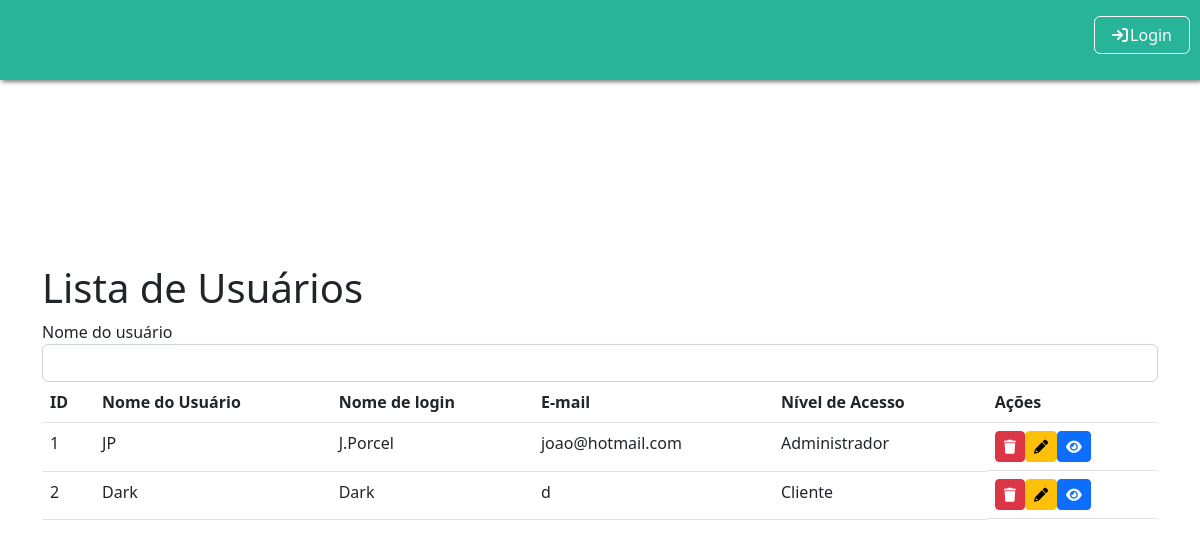
/Tela_Listar_Usuarios.php, run on an earlier commit of the app's database.
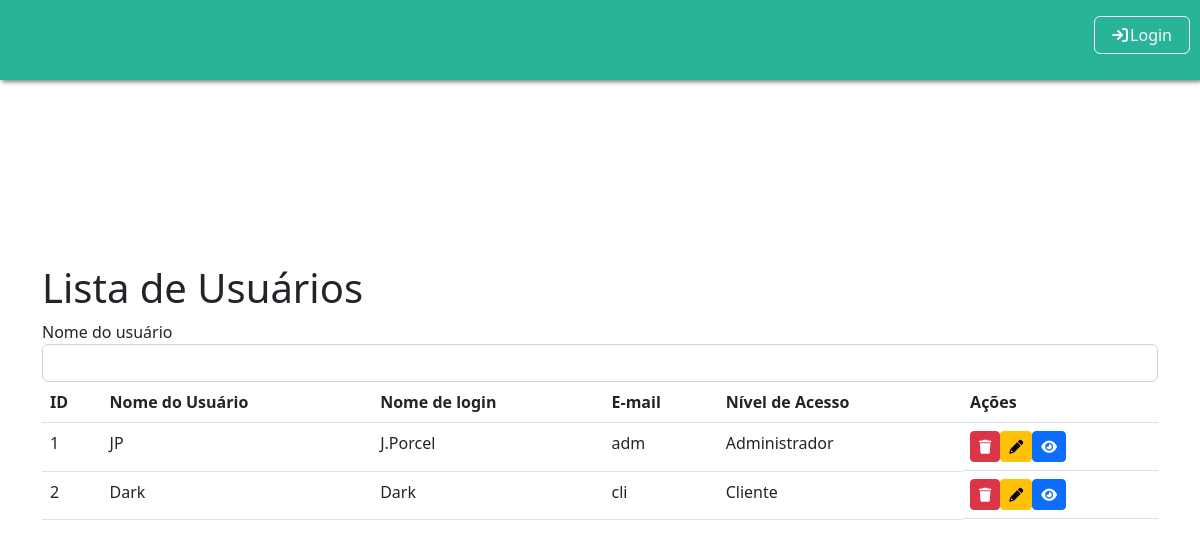
And on a later commit of the database.
### tables this page shows
CREATE TABLE IF NOT EXISTS usuarios (
  idusuario INT NOT NULL AUTO_INCREMENT,
  nome_usuario VARCHAR(45) NOT NULL,
  nome_login VARCHAR(45) NOT NULL,
  email VARCHAR(45) NOT NULL,
  senha VARCHAR(100) NOT NULL,
  nivel_acesso INT NOT NULL,
  PRIMARY KEY (idusuario));

### controllers/controller_usuario.php (the view, shortened to what this page needs)
<?php
function listarUsuarios() {
    $conexao = conectarBanco();
    if ($_SERVER['REQUEST_METHOD'] === 'POST') {
        $nome_usuario = $_POST['nome_usuario'];
        $sql = "SELECT * FROM usuarios WHERE 1 = 1";
        if (!empty($nome_usuario)) {
            $sql .= " AND nome_usuario LIKE '%$nome_usuario%'";
        }
        $result = $conexao->query($sql);
    } else {
        $sql = 'SELECT * FROM usuarios';
        $result = $conexao->query($sql);
    }
    if ($result->num_rows >= 0) {
        while ($row = $result->fetch_assoc()) {
            echo '<tr id="row-' . $row['idusuario'] . '">';
            echo '<td>' . $row['idusuario'] . '</td>';
            echo '<td>' . $row['nome_usuario'] . '</td>';
            echo '<td>' . $row['nome_login'] . '</td>';
            echo '<td>' . $row['email'] . '</td>';
            if ($row['nivel_acesso'] == 1) {
                echo '<td>Administrador</td>';
            } else {
                echo '<td>Cliente</td>';
            }
            echo '<td style="display: flex">';
            if ($row['idusuario'] != $_SESSION['idusuario']) {
                echo '<button name="btn-excluir" type="button" class="btn btn-danger btn-sm" onclick="excluirUsuario(' . $row['idusuario'] . ')">';
                echo '<i class="fas fa-trash"></i>';
                echo '</button>';
            } else {
                echo '<button name="btn-excluir" type="button" class="btn btn-disabled btn-sm">';
                echo '<i class="fas fa-trash"></i>';
                echo '</button>';
            }
            echo '<button type="button" class="btn btn-warning btn-sm" onclick="">';
            echo '<i class="fas fa-pencil"></i>';
            echo '</button>';
            echo '<button type="button" class="btn btn-primary btn-sm" onclick="">';
            echo '<i class="fas fa-eye"></i>';
            echo '</button>';
            echo '</td>';
            echo '</tr>';
        }
    } else {
        echo '<tr><td colspan="7">Nenhum dado encontrado.</td></tr>';
    }
}
?>

### Tela_Listar_Usuarios.php (shortened to what this page needs)
<!DOCTYPE html>
<?php
require '../portalEMA/functions/geral.php';
?>
<html>
    <head>
        <link rel="stylesheet" type="text/css" href="../portalEMA/css/style.css">
        <link rel="stylesheet" href="https://unpkg.com/leaflet@1.7.1/dist/leaflet.css" />
        <link rel="stylesheet" href="https://cdnjs.cloudflare.com/ajax/libs/font-awesome/6.0.0-beta3/css/all.min.css">
        <link rel="stylesheet" type="text/css" href="https://cdn.jsdelivr.net/npm/bootstrap@5.2.3/dist/css/bootstrap.min.css">
    </head>
    <body>
        <?php
        menu();
        ?>
        <div class="container">
            <h1>Lista de Usuários</h1>
            <form method="POST" action="">
                <div>
                    <label for="nome_usuario">Nome do usuário</label>
                    <input type="text" name="nome_usuario" class="form-control">
                </div>
            </form>
            <div class="table-responsive">
                <table class="table">
                    <thead>
                        <tr>
                            <th>ID</th>
                            <th>Nome do Usuário</th>
                            <th>Nome de login</th>
                            <th>E-mail</th>
                            <th>Nível de Acesso</th>
                            <th>Ações</th>
                        </tr>
                    </thead>
                    <tbody>
                        <?php
                        require '../portalEMA/controllers/controller_usuario.php';
                        listarUsuarios();
                        ?>
                    </tbody>
                </table>
            </div>
        </div>
    </body>
</html>

### functions/geral.php (shortened to what this page needs)
<?php
function menu() {
    if (estalogado()) {
        echo '<nav class="navbar navbar-expand-lg">
            <a class="navbar-brand" style="margin-left: 2%" href="../portalEMA/Tela_Principal.php">Bem vindo, ' . $_SESSION['nome_login'] . '!</a>
            <button class="navbar-toggler" type="button" data-toggle="collapse" data-target="#navbarSupportedContent" aria-controls="navbarSupportedContent" aria-expanded="false" aria-label="Toggle navigation">
                <span class="navbar-toggler-icon"></span>
            </button>
            <div class="collapse navbar-collapse" id="navbarSupportedContent">
                <ul class="navbar-nav mr-auto">';
                if($_SESSION['nivel_acesso'] == "1" ){
                    echo'<li class="nav-item dropdown">
                        <a class="nav-link dropdown-toggle" id="navbarDropdown" role="button" data-bs-toggle="dropdown" aria-haspopup="true" aria-expanded="false">
                            Usuários
                        </a>
                        <div class="dropdown-menu" aria-labelledby="navbarDropdown">
                            <a class="dropdown-item" href="../portalEMA/Tela_Cadastro_Usuario.php">Cadastrar Usuário</a>
                            <div class="dropdown-divider"></div>
                            <a class="dropdown-item" href="../portalEMA/Tela_Listar_Usuarios.php">Listar Usuários</a>
                        </div>
                    </li>';
                }
                echo'    <li class="nav-item dropdown">
                        <a class="nav-link dropdown-toggle" id="navbarDropdown" role="button" data-bs-toggle="dropdown" aria-haspopup="true" aria-expanded="false">
                            EMAs
                        </a>
                        <div class="dropdown-menu" aria-labelledby="navbarDropdown">
                            <a class="dropdown-item" href="../portalEMA/Tela_Cadastro_EMA.php">Cadastrar EMA</a>
                            <div class="dropdown-divider"></div>
                            <a class="dropdown-item" href="../portalEMA/Tela_Listar_EMAs.php">Apresentar EMAs</a>
                            <div class="dropdown-divider"></div>
                            <a class="dropdown-item" href="#">Efetuar Diagnóstico</a>
                            <div class="dropdown-divider"></div>
                            <a class="dropdown-item" href="#">Apresentar Relatórios</a>
                        </div>
                    </li>
               <li class="nav-item">
                <form action="../portalEMA/functions/logout.php">
                    <button style="position: absolute; top: 20%; right: 10px; width:8%;" class="btn btn-danger" type="submit"><i style="padding-right: 3%;" class="fas fa-sign-out"></i>Logout</button>
                </form>
                </li>
                </ul>
            </div>
        </nav>';
    } else {
        echo '<nav class="navbar navbar-expand-lg">
            <button class="navbar-toggler" type="button" data-toggle="collapse" data-target="#navbarSupportedContent" aria-controls="navbarSupportedContent" aria-expanded="false" aria-label="Toggle navigation">
                <span class="navbar-toggler-icon"></span>
            </button>
            <div class="collapse navbar-collapse" id="navbarSupportedContent">
                <ul class="navbar-nav mr-auto">
                <li class="nav-item">
                <form action="../portalEMA/Tela_Login.php">
                    <button style="position: absolute; top: 20%; right: 10px; width:8%;" class="btn btn-outline-light" type="submit"><i style="padding-right: 3%;" class="fas fa-sign-in"></i>Login</button>
                </form>
                </li>
                </ul>
            </div>
        </nav>';
    }
}
?>

### css/style.css (style rules this page uses)
html, body { height: 100%; }
body { display: -ms-flexbox; display: -webkit-box; display: flex; -ms-flex-align: center; -ms-flex-pack: center; -webkit-box-align: center; align-items: center; -webkit-box-pack: center; justify-content: center; padding-top: 40px; padding-bottom: 40px; background-color: #f5f5f5; }

### Tela_Listar_Usuarios.php (style rules this page uses)
.navbar { position: fixed; top: 0; width: 100%; height: 10%; background-color: #28b498; z-index: 2; filter: drop-shadow(2px 2px 2px grey); }

What changed in the data, as far as the page shows it:
changed usuarios "JP": email "joao@hotmail.com" → "adm"
changed usuarios "Dark": email "d" → "cli"
